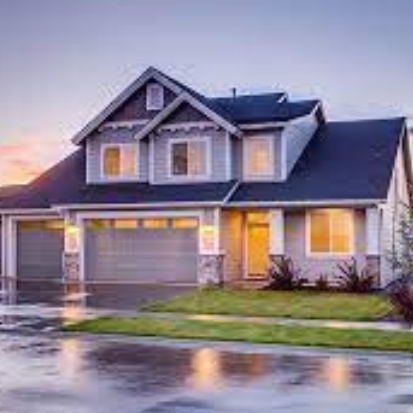
#> input picture pic1.png, 413 x 413 px, found by its file name
$ jupyter execute IP_1.ipynb
#> lines starting #> are read from the running program, lines starting #| are printed output that depends on the picture; after the words box and inside, x2 and y2 are one past the last pixel; in counts of white or black regions, pixels touching at a corner belong together
[cell 1]
# Image Processing basics in python

[cell 2]
import cv2
import matplotlib.pyplot as plt

# specify the image path
im_bgr = cv2.imread('/home/dmacs/Desktop/MTech/104P/pic1.png')
#> im_bgr is the input picture: shape (413, 413, 3); mean B, G, R 147.6, 133.8, 143.5

plt.imshow(im_bgr)
plt.axis('off')

[cell 3]
# Convert the image from BGR to RGB
im_rgb = cv2.cvtColor(im_bgr, cv2.COLOR_BGR2RGB)

plt.imshow(im_rgb)
plt.axis('off') # turn off the axis

[cell 4]
# convert the image to grayscale
im_gray = cv2.cvtColor(im_bgr, cv2.COLOR_BGR2GRAY)
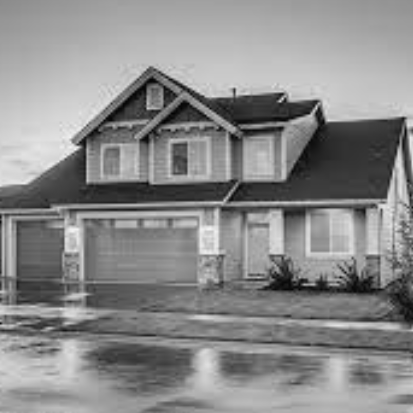
#> im_gray: shape (413, 413); min 3, max 242, mean 138.3

plt.imshow(im_gray, cmap = 'gray')
plt.axis('off')

[cell 5]
# resize an image to (width, height)
im_res = cv2.resize(im_rgb, (300,300))

plt.imshow(im_res)
plt.axis('off')

[cell 6]
# rotate an image
im_rot = cv2.rotate(im_rgb, cv2.ROTATE_90_COUNTERCLOCKWISE)
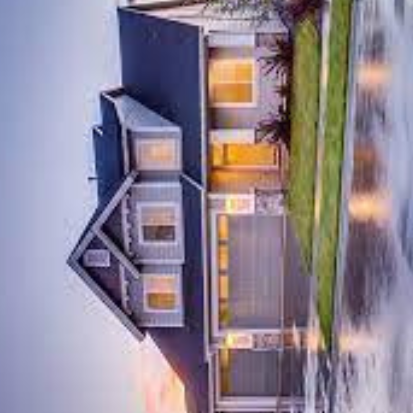
#> im_rot: shape (413, 413, 3); mean R, G, B 143.5, 133.8, 147.6

plt.imshow(im_rot)
plt.axis('off')

[cell 7]
# set specific parts of the image to 0
for i in range(20,181):
    for j in range(20,181):
        im_bgr[i][j] = [0,0,0]
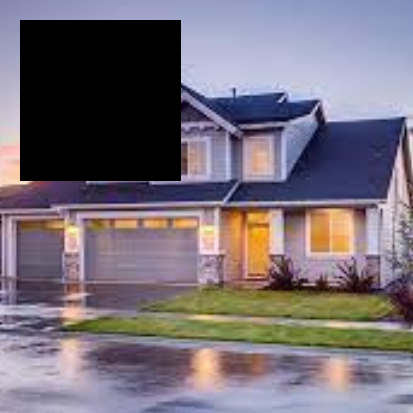
#> im_bgr: shape (413, 413, 3); 15.2% of pixels changed, all inside (x1, y1, x2, y2) = (20, 20, 181, 181)

plt.imshow(im_bgr)
plt.axis('off')

[cell 8]
# you can set it to any other color as well
for i in range(20,181):
    for j in range(20,181):
        im_bgr[i][j] = [10,50,67]
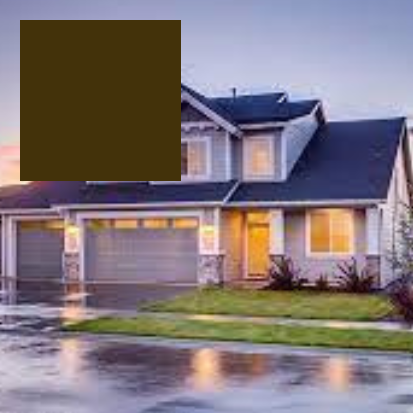
#> im_bgr: shape (413, 413, 3); 15.2% of pixels changed, all inside (x1, y1, x2, y2) = (20, 20, 181, 181)

plt.imshow(im_bgr)
plt.axis('off')

[cell 9]
# saving an image
cv2.imwrite('/home/dmacs/Desktop/MTech/104P/img_bgr.jpg',im_bgr)
#> Out = True

[cell 10]
#NEGATIVE OF A gray IMAGE
bgr = cv2.imread("pic1.png")
original=cv2.cvtColor(bgr,cv2.COLOR_BGR2GRAY)

negative = 255 - original
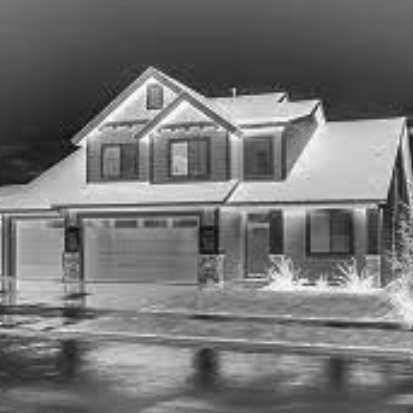
#> negative: shape (413, 413); min 13, max 252, mean 116.7
plt.imshow(negative,cmap='gray')

[cell 11]
#NEGATIVE OF AN RGB IMAGE
bgr = cv2.imread("pic1.png")
original=cv2.cvtColor(bgr,cv2.COLOR_BGR2RGB)

negative = 255 - original
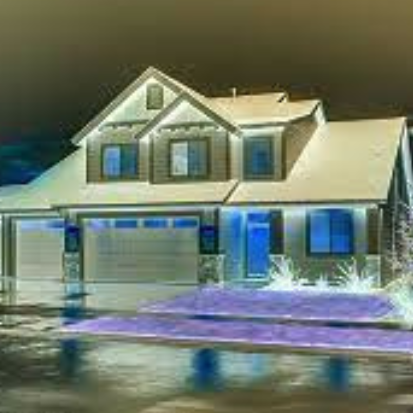
#> negative: shape (413, 413, 3); mean R, G, B 111.5, 121.2, 107.4
plt.imshow(negative)

[cell 12]
#gaussian blur
blurred_image = cv2.GaussianBlur(original, (11, 11), 0)

plt.imshow(blurred_image)
plt.show()

blurred_image2 = cv2.GaussianBlur(original, (19, 19), 0)
plt.imshow(blurred_image2)
plt.show()

plt.imshow(cv2.subtract(blurred_image,blurred_image2))
plt.show()

[cell 13]
#flipping image vertical
flipped_img=cv2.flip(original,1)
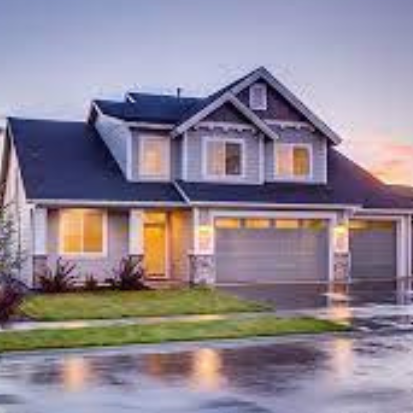
#> flipped_img: shape (413, 413, 3); mean R, G, B 143.5, 133.8, 147.6
plt.imshow(flipped_img)

[cell 14]
#flipping image horizontal
flipped_img=cv2.flip(original,0)
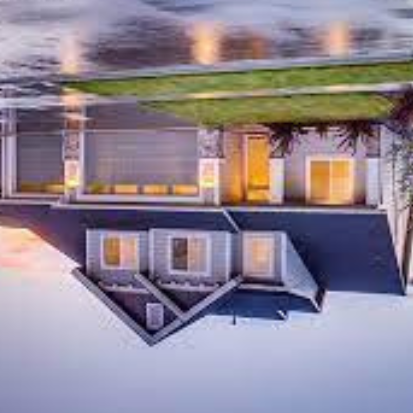
#> flipped_img: shape (413, 413, 3); mean R, G, B 143.5, 133.8, 147.6
plt.imshow(flipped_img)

[cell 15]
#inverting an image
invert=cv2.bitwise_not(original)

plt.imshow(original)
plt.show()
plt.imshow(invert)
plt.show()

[cell 16]
#blur an image

blur=cv2.blur(original,(12,12))
plt.imshow(blur)

[cell 17]
#edge of an image
img_edge = cv2.Canny(original, 290, 290)
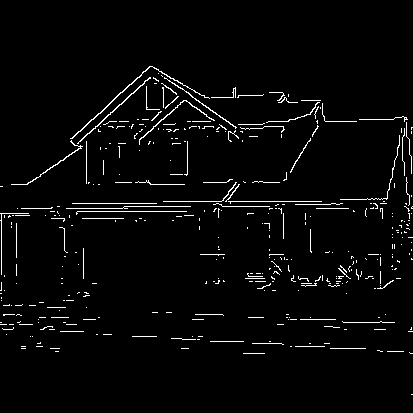
#> img_edge: shape (413, 413); 2.9% white in thin lines or dots, all inside (x1, y1, x2, y2) = (0, 66, 413, 395)
plt.imshow(img_edge)

[cell 18]
#output only the blue channel
dummy=cv2.imread('pic1.png')
dummy=cv2.cvtColor(dummy,cv2.COLOR_BGR2RGB)
for i in range(0,413):
    for j in range(0,413):
        dummy[i][j][1]=0
        dummy[i][j][0]=0
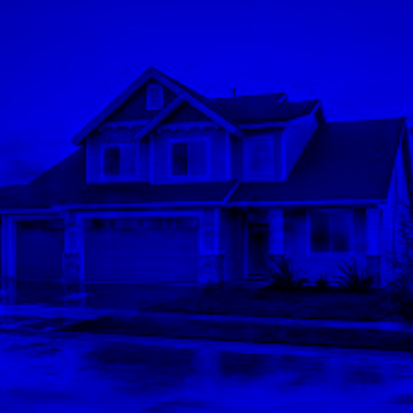
#> dummy: shape (413, 413, 3); mean R, G, B 0, 0, 147.6

plt.imshow(dummy)

$ run again, with pic2.png copied over pic1.png
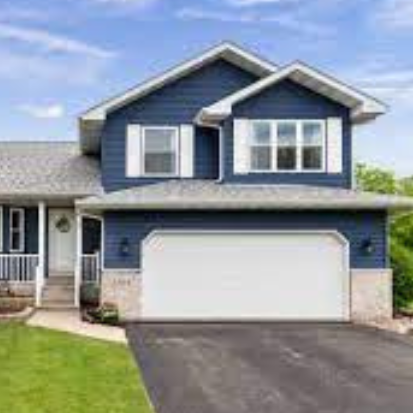
#> input picture pic2.png, 413 x 413 px, found by its file name
#> im_bgr is the input picture: shape (413, 413, 3); mean B, G, R 154.4, 150.3, 142.9
#> after the loop `for i in range(20,181):`:
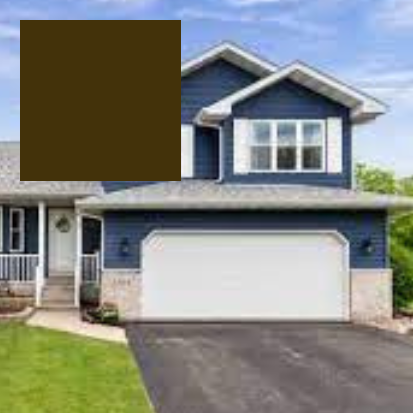
#> im_bgr: shape (413, 413, 3); mean B, G, R 126.7, 133.1, 130.8
#> Out = True
#> img_edge: shape (413, 413); 2.5% white in thin lines or dots, all inside (x1, y1, x2, y2) = (0, 47, 413, 344)
#> after the loop `for i in range(0,413):`:
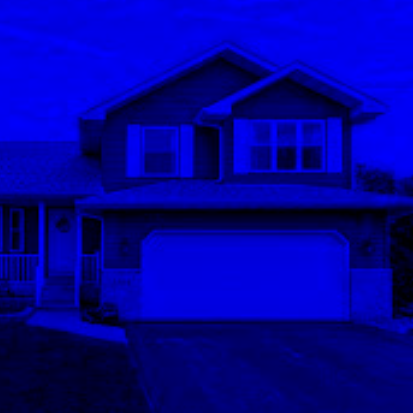
#> dummy: shape (413, 413, 3); mean R, G, B 0, 0, 154.4

$ run again, with pic3.png copied over pic1.png
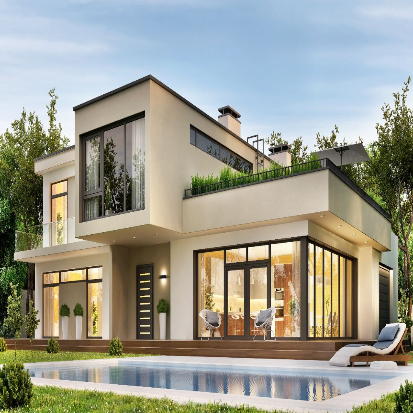
#> input picture pic3.png, 413 x 413 px, found by its file name
#> im_bgr is the input picture: shape (413, 413, 3); mean B, G, R 143.1, 155.7, 155.3
#> Out = True
#> img_edge: shape (413, 413); 9.4% white in thin lines or dots, all inside (x1, y1, x2, y2) = (0, 74, 413, 413)
#> after the loop `for i in range(0,413):`:
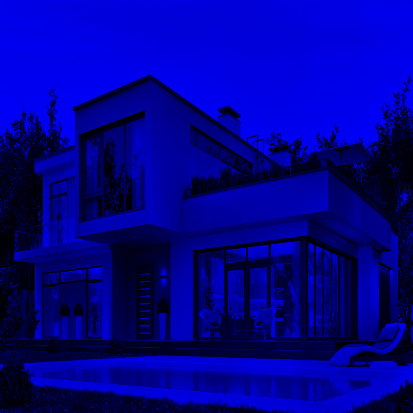
#> dummy: shape (413, 413, 3); mean R, G, B 0, 0, 143.1
